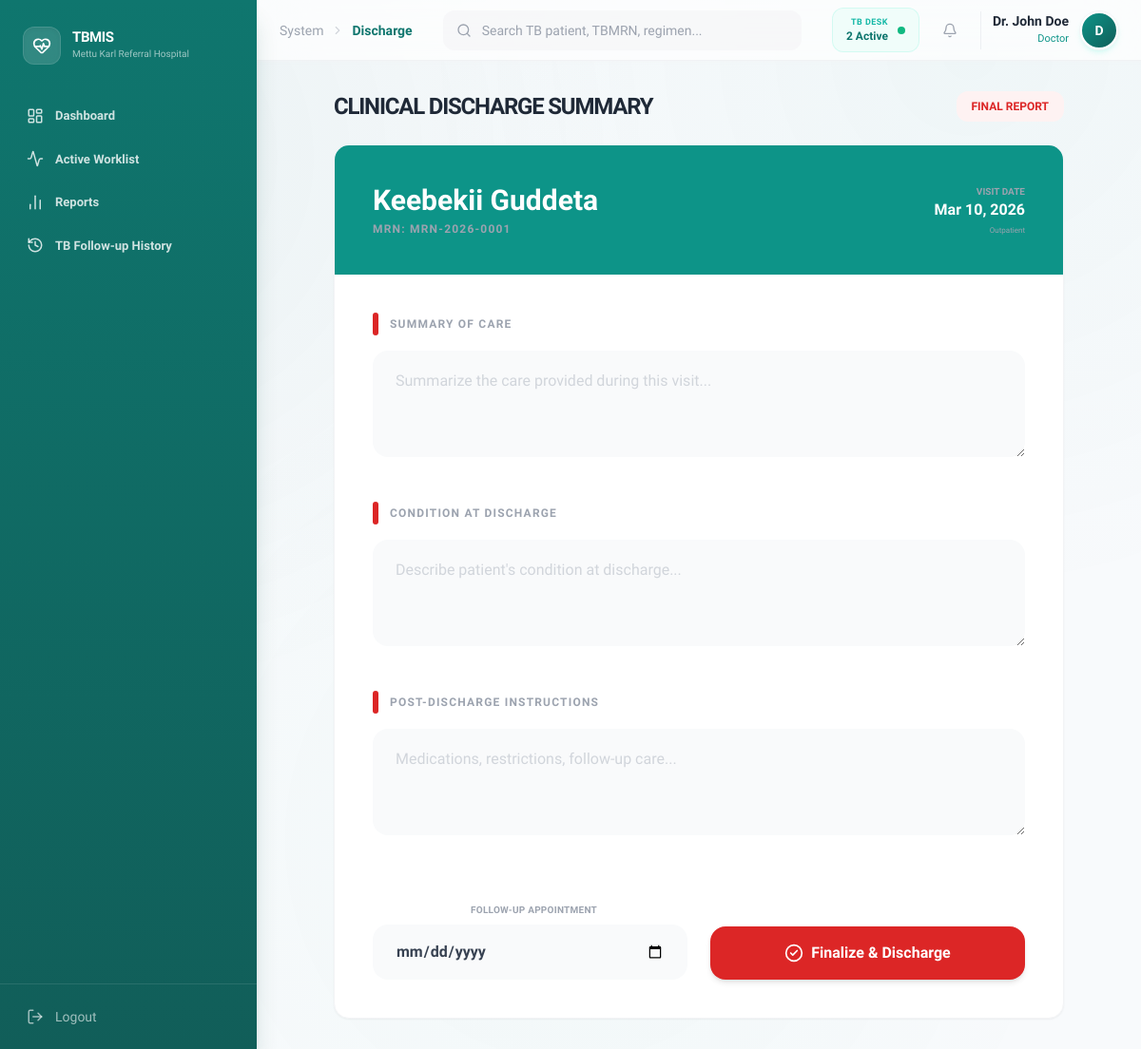
The page /index.php?page=discharge&id=PAT-51151&vid=VST-2026-0002 (signed in) on the database its author committed.
### tables this page shows
CREATE TABLE `patients` (
  `patient_id` varchar(20) NOT NULL,
  `medical_record_number` varchar(30) NOT NULL,
  `full_name` varchar(100) NOT NULL,
  `age` int(11) NOT NULL,
  `gender` varchar(10) NOT NULL,
  `address` varchar(255) DEFAULT NULL,
  `contact_details` varchar(100) DEFAULT NULL,
  `registered_date` date NOT NULL,
  `created_at` timestamp NOT NULL DEFAULT current_timestamp()
);

CREATE TABLE `medical_visits` (
  `visit_id` varchar(20) NOT NULL,
  `patient_id` varchar(20) DEFAULT NULL,
  `visit_date` date NOT NULL,
  `visit_type` enum('Outpatient','Emergency','Inpatient') NOT NULL,
  `clinical_notes` text DEFAULT NULL,
  `created_at` timestamp NOT NULL DEFAULT current_timestamp(),
  `triage_level` enum('Critical','Urgent','Non-Urgent') DEFAULT NULL,
  `status` enum('active','completed','cancelled') NOT NULL DEFAULT 'active',
  `triage_completed` tinyint(1) DEFAULT 0,
  `doctor_assigned` varchar(20) DEFAULT NULL,
  `doctor_completed` tinyint(1) DEFAULT 0,
  `assigned_doctor_id` varchar(20) DEFAULT NULL,
  `assigned_nurse_id` varchar(20) DEFAULT NULL
);

### includes/classes/patient.php (called while the page is built, shortened)
<?php
class Patient
{
    private $conn;
    private $table = "patients";
    public function __construct($db)
    {
        $this->conn = $db;
    }
    public function getById($id)
    {
        $stmt = $this->conn->prepare("SELECT *, created_at FROM " . $this->table . " WHERE patient_id = :id");
        $stmt->bindParam(':id', $id);
        $stmt->execute();
        return $stmt->fetch(PDO::FETCH_ASSOC);
    }
}

### modules/medical-record/discharge.php (the view, shortened to what this page needs)
<?php
$id = $_GET['id'] ?? "";
$visit_id = $_GET['vid'] ?? "";
$patient = $patientObj->getById($id);
$visitDetails = $db->prepare("SELECT * FROM medical_visits WHERE visit_id = ?");
$visitDetails->execute([$visit_id]);
$visit = $visitDetails->fetch(PDO::FETCH_ASSOC);
?>
<div class="max-w-3xl mx-auto space-y-6">
    <div class="flex items-center justify-between">
        <h1 class="text-2xl font-bold text-gray-800 uppercase tracking-tighter">Clinical Discharge Summary</h1>
        <div class="px-4 py-2 bg-red-50 text-red-600 rounded-xl text-xs font-semibold uppercase">Final Report</div>
    </div>
    <div class="bg-white rounded-2xl border border-gray-100 shadow-sm overflow-hidden">
        <div class="bg-teal-600 p-10 text-white flex justify-between items-center">
            <div>
                <h2 class="text-3xl font-bold mb-1"><?php echo $patient['full_name']; ?></h2>
                <p class="text-gray-400 text-xs font-bold uppercase tracking-widest">
                    MRN: <?php echo $patient['medical_record_number']; ?>
                </p>
            </div>
            <div class="text-right">
                <p class="text-gray-400 text-[10px] font-bold uppercase">Visit Date</p>
                <p class="font-bold"><?php echo date('M d, Y', strtotime($visit['visit_date'] ?? 'now')); ?></p>
                <p class="text-gray-400 text-[8px] mt-1"><?php echo $visit['visit_type'] ?? 'Outpatient'; ?></p>
            </div>
        </div>
        <form method="POST" class="p-10 space-y-10">
            <div class="space-y-4">
                <div class="flex items-center gap-3">
                    <div class="w-1.5 h-6 bg-red-600 rounded-full"></div>
                    <label class="text-xs font-semibold uppercase text-gray-400 tracking-widest">Summary of Care</label>
                </div>
                <textarea name="summary" rows="3" required
                    class="w-full bg-gray-50 border-none rounded-2xl px-6 py-5 focus:ring-2 focus:ring-red-500 outline-none transition-all placeholder:text-gray-300"
                    placeholder="Summarize the care provided during this visit..."></textarea>
            </div>
            <div class="space-y-4">
                <div class="flex items-center gap-3">
                    <div class="w-1.5 h-6 bg-red-600 rounded-full"></div>
                    <label class="text-xs font-semibold uppercase text-gray-400 tracking-widest">Condition at
                        Discharge</label>
                </div>
                <textarea name="condition" rows="3" required
                    class="w-full bg-gray-50 border-none rounded-2xl px-6 py-5 focus:ring-2 focus:ring-red-500 outline-none transition-all placeholder:text-gray-300"
                    placeholder="Describe patient's condition at discharge..."></textarea>
            </div>
            <div class="space-y-4">
                <div class="flex items-center gap-3">
                    <div class="w-1.5 h-6 bg-red-600 rounded-full"></div>
                    <label class="text-xs font-semibold uppercase text-gray-400 tracking-widest">Post-Discharge
                        Instructions</label>
                </div>
                <textarea name="instructions" rows="3" required
                    class="w-full bg-gray-50 border-none rounded-2xl px-6 py-5 focus:ring-2 focus:ring-red-500 outline-none transition-all placeholder:text-gray-300"
                    placeholder="Medications, restrictions, follow-up care..."></textarea>
            </div>
            <div class="grid grid-cols-2 gap-6 pt-6">
                <div class="space-y-2">
                    <label
                        class="text-[10px] font-semibold text-gray-400 tracking-wide uppercase ml-2 text-center block">
                        Follow-up Appointment
                    </label>
                    <input type="date" name="follow_up"
                        class="w-full bg-gray-50 border-none rounded-2xl px-6 py-4 focus:ring-2 focus:ring-red-500 outline-none font-bold text-gray-700">
                </div>
                <div class="flex items-end">
                    <button type="submit" name="process_discharge"
                        class="w-full py-4 bg-red-600 text-white rounded-2xl font-bold shadow-md hover:bg-red-700/60 hover:shadow-lg transition-all flex items-center justify-center gap-2">
                        <i data-lucide="check-circle-2" class="w-5 h-5"></i> Finalize & Discharge
                    </button>
                </div>
            </div>
        </form>
    </div>
</div>

### index.php (style rules this page uses)
body { font-family: 'Sora', sans-serif; background: #F8FAFC; }
body::before { content: ''; position: fixed; top: 0; left: 0; right: 0; bottom: 0; background: radial-gradient(circle at 10% 15%, rgba(15, 118, 110, 0.06), transparent 40%), radial-gradient(circle at 85% 5%, rgba(13, 148, 136, 0.04), transparent 40%), radial-gradient(circle at 50% 80%, rgba(16, 185, 129, 0.03), transparent 50%); pointer-events: none; z-index: 0; }
*, *::before, *::after { transition-property: color, background-color, border-color, box-shadow, transform, opacity; transition-timing-function: cubic-bezier(0.4, 0, 0.2, 1); }

### rows shown on the page
patients: full_name "Keebekii Guddeta", medical_record_number "MRN-2026-0001"
medical_visits: visit_date "Mar 10, 2026", visit_type "Outpatient"

### other values the page prints
$item['label'] "Dashboard"
$item['label'] "Active Worklist"
$item['label'] "Reports"
$item['label'] "TB Follow-up History"
str_replace('-', ' ', $page) "Discharge"
$myLoad "2"
$_SESSION['full_name'] "Dr. John Doe"
$_SESSION['role'] "Doctor"
substr($_SESSION['full_name'], 0, 1) "D"
